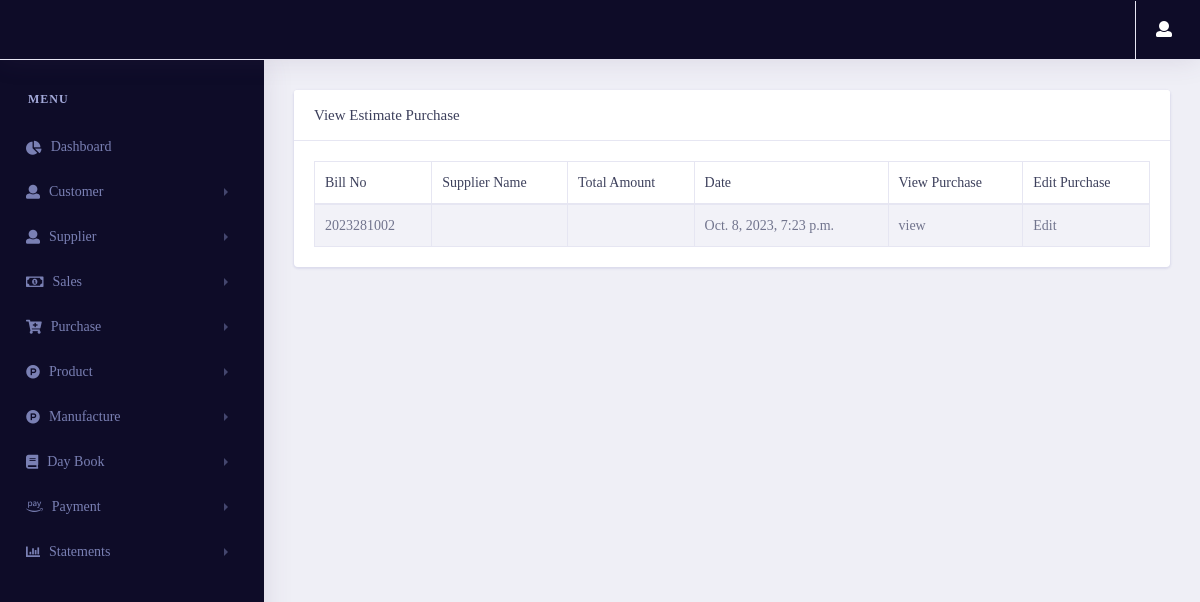
/purchase/viewpurchase/ (signed in), run on an earlier commit of the app's database.
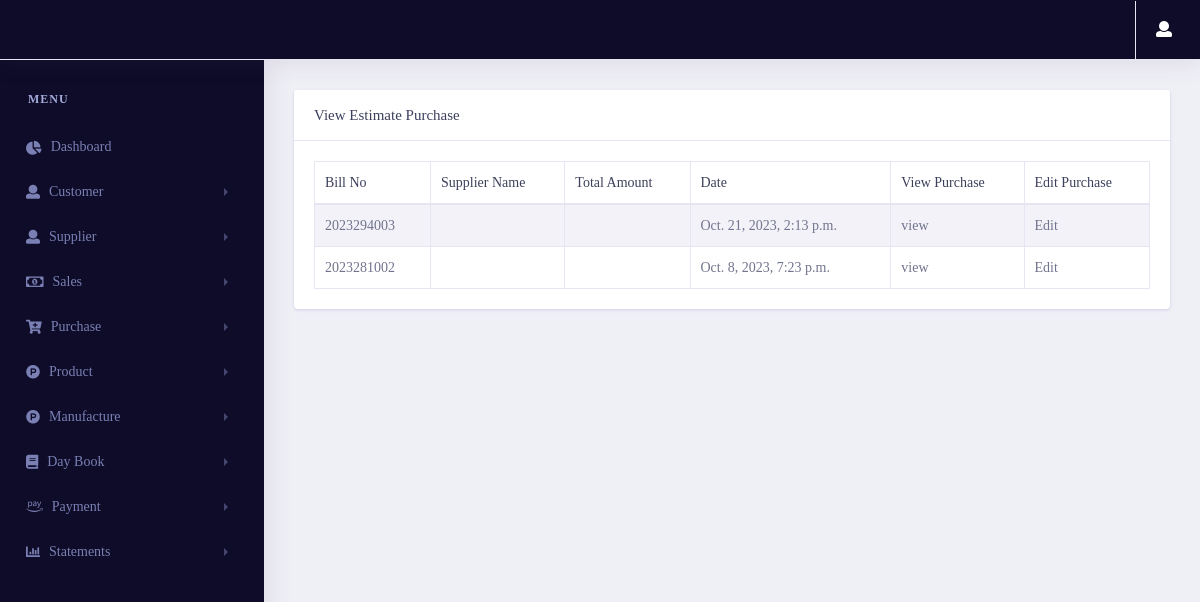
And on a later commit of the database.
### purchase/models.py (models this page shows, shortened)
class GST_Purchase(models.Model):
    Bill_no = models.IntegerField()
    supplier_name = models.ForeignKey(Supplier_gst,on_delete=models.CASCADE)
    pdf_invoice = models.FileField(upload_to = 'Purchase_Invoice/', null=True, blank=True)
    date = models.DateTimeField(auto_now_add=True)
    total_amount = models.FloatField()
    CGST = models.FloatField()
    SGST = models.FloatField()
    IGST = models.FloatField()
    Round_off = models.FloatField()
    Grand_total = models.FloatField()
    id = models.UUIDField(default=uuid.uuid4 , unique=True , primary_key=True , editable=False)

### purchase/views.py (the view)
# urls.py: path('viewpurchase/',views.viewpurchase,name="viewpurchase"),
@login_required(login_url='login')
def viewpurchase(request):
    if request.session["Estimate"]:
        Purchase_data = Estimate_Purchase.objects.all().prefetch_related('supplier').order_by("-date")
    if request.session["GST"]:
        Purchase_data = GST_Purchase.objects.prefetch_related('supplier_name').all().order_by("-date")
    context = {
        'Purchase_data' : Purchase_data
    }
    return render(request,"purchase/viewpurchase.html",context)

### purchase/templates/purchase/viewpurchase.html (shortened to what this page needs)
{% extends 'pages/base.html' %}
{% load static %}
{% load user_auth %}
{% block content %}
    <link rel="stylesheet" href="{% static 'vendor/bootstrap/css/bootstrap.min.css' %}">
    <link rel="stylesheet" type="text/css" href="{% static 'vendor/datatables/css/dataTables.bootstrap4.css' %}">
    <link href="{% static 'vendor/fonts/circular-std/style.css' %}" rel="stylesheet">
    <link rel="stylesheet" href="{% static 'libs/css/style.css' %}">
    <link rel="stylesheet" href="{% static 'vendor/fonts/fontawesome/css/fontawesome-all.css' %}">
{% if request.session.Estimate %}
<div class="row">
    <div class="col-xl-12 col-lg-12 col-md-12 col-sm-12 col-12">
        <div class="card">
        <h5 class="card-header">View Estimate Purchase</h5>
            <div class="card-body">
                <div class="table-responsive">
                <table class="table table-striped table-bordered first">
                    <thead>
                        <tr>
                            <th>Bill No</th>
                            <th>Supplier Name</th>
                            <th>Total Amount</th>
                            <th>Date</th>
                            <th>View Purchase</th>
                            <th>Edit Purchase</th>
                        </tr>
                    </thead>
                    <tbody>
                        {% for i in Purchase_data    %}
                        <tr>
                            <td>{{i.Bill_no}}</td>
                            <td>{{i.supplier}}</td>
                            <td>{{i.Total_amount}}</td>
                            <td>{{i.date}}</td>
                            <td>
                                <a href="/purchase/purchaseinvoice/{{i.id}}">view</a>
                            </td>
                            <td>
                                <a href="/purchase/updatepurchase/{{i.id}}">Edit</a>
                            </td>
                        </tr>
                        {% endfor %}
                    </tbody>
                </table>
                </div>
            </div>
        </div>
    </div>
</div>
{% endif %}
{% endblock content %}

What changed in the data, as far as the page shows it:
added GST_Purchase: Bill_no "2023294003", date "Oct. 21, 2023, 2:13 p.m."
